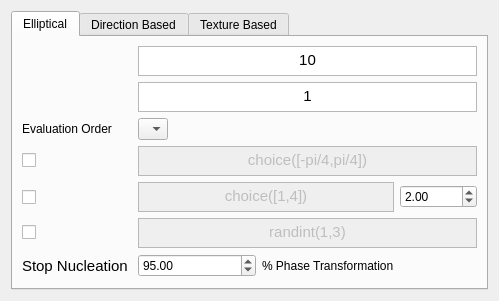
                      <widget class="QWidget" name="tab_15">
                       <attribute name="title">
                        <string>Generic Growth</string>
                       </attribute>
                       <layout class="QGridLayout" name="gridLayout_25">
                        <item row="0" column="1">
                         <widget class="QTabWidget" name="tabWidget_2D_Aniso_Conti_Generic_EllipDirText">
                          <property name="focusPolicy">
                           <enum>Qt::StrongFocus</enum>
                          </property>
                          <property name="currentIndex">
                           <number>0</number>
                          </property>
                          <widget class="QWidget" name="tab_18">
                           <attribute name="title">
                            <string>Elliptical</string>
                           </attribute>
                           <layout class="QGridLayout" name="gridLayout_17">
                            <item row="7" column="0">
                             <widget class="QLabel" name="label_12">
                              <property name="font">
                               <font>
                                <pointsize>11</pointsize>
                               </font>
                              </property>
                              <property name="text">
                               <string>Stop Nucleation </string>
                              </property>
                             </widget>
                            </item>
                            <item row="7" column="1">
                             <widget class="QDoubleSpinBox" name="doubleSpinBox_NustopAnisoEllip">
                              <property name="decimals">
                               <number>2</number>
                              </property>
                              <property name="minimum">
                               <double>0.000000000000000</double>
                              </property>
                              <property name="maximum">
                               <double>100.000000000000000</double>
                              </property>
                              <property name="singleStep">
                               <double>1.000000000000000</double>
                              </property>
                              <property name="value">
                               <double>95.000000000000000</double>
                              </property>
                             </widget>
                            </item>
                            <item row="6" column="1" colspan="3">
                             <widget class="QTextEdit" name="textEdit_adotrvector_2">
                              <property name="enabled">
                               <bool>false</bool>
                              </property>
                              <property name="minimumSize">
                               <size>
                                <width>0</width>
                                <height>30</height>
                               </size>
                              </property>
                              <property name="maximumSize">
                               <size>
                                <width>16777215</width>
                                <height>30</height>
                               </size>
                              </property>
                              <property name="html">
                               <string>&lt;!DOCTYPE HTML PUBLIC &quot;-//W3C//DTD HTML 4.0//EN&quot; &quot;http://www.w3.org/TR/REC-html40/strict.dtd&quot;&gt;
&lt;html&gt;&lt;head&gt;&lt;meta name=&quot;qrichtext&quot; content=&quot;1&quot; /&gt;&lt;style type=&quot;text/css&quot;&gt;
p, li { white-space: pre-wrap; }
&lt;/style&gt;&lt;/head&gt;&lt;body style=&quot; font-family:'Ubuntu'; font-size:11pt; font-weight:400; font-style:normal;&quot;&gt;
&lt;p align=&quot;center&quot; style=&quot; margin-top:0px; margin-bottom:0px; margin-left:0px; margin-right:0px; -qt-block-indent:0; text-indent:0px;&quot;&gt;randint(1,3)&lt;/p&gt;&lt;/body&gt;&lt;/html&gt;</string>
                              </property>
                             </widget>
                            </item>
                            <item row="4" column="0">
                             <widget class="QCheckBox" name="checkBox_thetarvector_2">
                              <property name="text">
                               <string/>
                              </property>
                              <property name="icon">
                               <iconset resource="resourceLIST.qrc">
                                <normaloff>:/thetarvector.png</normaloff>:/thetarvector.png</iconset>
                              </property>
                              <property name="iconSize">
                               <size>
                                <width>70</width>
                                <height>30</height>
                               </size>
                              </property>
                             </widget>
                            </item>
                            <item row="5" column="3">
                             <widget class="QDoubleSpinBox" name="doubleSpinBox_Rrvector_2">
                              <property name="minimum">
                               <double>0.010000000000000</double>
                              </property>
                              <property name="maximum">
                               <double>99999.000000000000000</double>
                              </property>
                              <property name="value">
                               <double>2.000000000000000</double>
                              </property>
                             </widget>
                            </item>
                            <item row="5" column="0">
                             <widget class="QCheckBox" name="checkBox_Rrvector_2">
                              <property name="enabled">
                               <bool>true</bool>
                              </property>
                              <property name="maximumSize">
                               <size>
                                <width>16777215</width>
                                <height>30</height>
                               </size>
                              </property>
                              <property name="palette">
                               <palette>
                                <active>
                                 <colorrole role="WindowText">
                                  <brush brushstyle="SolidPattern">
                                   <color alpha="255">
                                    <red>76</red>
                                    <green>76</green>
                                    <blue>76</blue>
                                   </color>
                                  </brush>
                                 </colorrole>
                                 <colorrole role="Text">
                                  <brush brushstyle="SolidPattern">
                                   <color alpha="255">
                                    <red>60</red>
                                    <green>60</green>
                                    <blue>60</blue>
                                   </color>
                                  </brush>
                                 </colorrole>
                                 <colorrole role="ButtonText">
                                  <brush brushstyle="SolidPattern">
                                   <color alpha="255">
                                    <red>76</red>
                                    <green>76</green>
                                    <blue>76</blue>
                                   </color>
                                  </brush>
                                 </colorrole>
                                 <colorrole role="Highlight">
                                  <brush brushstyle="SolidPattern">
                                   <color alpha="255">
                                    <red>240</red>
                                    <green>119</green>
                                    <blue>70</blue>
                                   </color>
                                  </brush>
                                 </colorrole>
                                 <colorrole role="HighlightedText">
                                  <brush brushstyle="SolidPattern">
                                   <color alpha="255">
                                    <red>254</red>
                                    <green>254</green>
                                    <blue>254</blue>
                                   </color>
                                  </brush>
                                 </colorrole>
                                </active>
                                <inactive>
                                 <colorrole role="WindowText">
                                  <brush brushstyle="SolidPattern">
                                   <color alpha="255">
                                    <red>76</red>
                                    <green>76</green>
                                    <blue>76</blue>
                                   </color>
                                  </brush>
                                 </colorrole>
                                 <colorrole role="Text">
                                  <brush brushstyle="SolidPattern">
                                   <color alpha="255">
                                    <red>60</red>
                                    <green>60</green>
                                    <blue>60</blue>
                                   </color>
                                  </brush>
                                 </colorrole>
                                 <colorrole role="ButtonText">
                                  <brush brushstyle="SolidPattern">
                                   <color alpha="255">
                                    <red>76</red>
                                    <green>76</green>
                                    <blue>76</blue>
                                   </color>
                                  </brush>
                                 </colorrole>
                                 <colorrole role="Highlight">
                                  <brush brushstyle="SolidPattern">
                                   <color alpha="255">
                                    <red>228</red>
                                    <green>226</green>
                                    <blue>224</blue>
                                   </color>
                                  </brush>
                                 </colorrole>
                                 <colorrole role="HighlightedText">
                                  <brush brushstyle="SolidPattern">
                                   <color alpha="255">
                                    <red>42</red>
                                    <green>42</green>
                                    <blue>42</blue>
                                   </color>
                                  </brush>
                                 </colorrole>
                                </inactive>
                                <disabled>
                                 <colorrole role="WindowText">
                                  <brush brushstyle="SolidPattern">
                                   <color alpha="255">
                                    <red>76</red>
                                    <green>76</green>
                                    <blue>76</blue>
                                   </color>
                                  </brush>
                                 </colorrole>
                                 <colorrole role="Text">
                                  <brush brushstyle="SolidPattern">
                                   <color alpha="255">
                                    <red>60</red>
                                    <green>60</green>
                                    <blue>60</blue>
                                   </color>
                                  </brush>
                                 </colorrole>
                                 <colorrole role="ButtonText">
                                  <brush brushstyle="SolidPattern">
                                   <color alpha="255">
                                    <red>76</red>
                                    <green>76</green>
                                    <blue>76</blue>
                                   </color>
                                  </brush>
                                 </colorrole>
                                 <colorrole role="Highlight">
                                  <brush brushstyle="SolidPattern">
                                   <color alpha="255">
                                    <red>228</red>
                                    <green>226</green>
                                    <blue>224</blue>
                                   </color>
                                  </brush>
                                 </colorrole>
                                 <colorrole role="HighlightedText">
                                  <brush brushstyle="SolidPattern">
                                   <color alpha="255">
                                    <red>254</red>
                                    <green>254</green>
                                    <blue>254</blue>
                                   </color>
                                  </brush>
                                 </colorrole>
                                </disabled>
                               </palette>
                              </property>
                              <property name="text">
                               <string/>
                              </property>
                              <property name="icon">
                               <iconset resource="resourceLIST.qrc">
                                <normaloff>:/Rrvector.png</normaloff>:/Rrvector.png</iconset>
                              </property>
                              <property name="iconSize">
                               <size>
                                <width>70</width>
                                <height>30</height>
                               </size>
                              </property>
                             </widget>
                            </item>
                            <item row="2" column="0">
                             <widget class="QPushButton" name="pushButton_12">
                              <property name="maximumSize">
                               <size>
                                <width>16777215</width>
                                <height>30</height>
                               </size>
                              </property>
                              <property name="text">
                               <string/>
                              </property>
                              <property name="icon">
                               <iconset resource="resourceLIST.qrc">
                                <normaloff>:/adott.png</normaloff>:/adott.png</iconset>
                              </property>
                              <property name="iconSize">
                               <size>
                                <width>70</width>
                                <height>30</height>
                               </size>
                              </property>
                              <property name="flat">
                               <bool>true</bool>
                              </property>
                             </widget>
                            </item>
                            <item row="1" column="1" colspan="3">
                             <widget class="QTextEdit" name="textEdit_Ndot_Aniso_Ellip">
                              <property name="enabled">
                               <bool>true</bool>
                              </property>
                              <property name="maximumSize">
                               <size>
                                <width>16777215</width>
                                <height>30</height>
                               </size>
                              </property>
                              <property name="html">
                               <string>&lt;!DOCTYPE HTML PUBLIC &quot;-//W3C//DTD HTML 4.0//EN&quot; &quot;http://www.w3.org/TR/REC-html40/strict.dtd&quot;&gt;
&lt;html&gt;&lt;head&gt;&lt;meta name=&quot;qrichtext&quot; content=&quot;1&quot; /&gt;&lt;style type=&quot;text/css&quot;&gt;
p, li { white-space: pre-wrap; }
&lt;/style&gt;&lt;/head&gt;&lt;body style=&quot; font-family:'Ubuntu'; font-size:11pt; font-weight:400; font-style:normal;&quot;&gt;
&lt;p align=&quot;center&quot; style=&quot; margin-top:0px; margin-bottom:0px; margin-left:0px; margin-right:0px; -qt-block-indent:0; text-indent:0px;&quot;&gt;10&lt;/p&gt;&lt;/body&gt;&lt;/html&gt;</string>
                              </property>
                             </widget>
                            </item>
                            <item row="6" column="0">
                             <widget class="QCheckBox" name="checkBox_adotrvector_2">
                              <property name="text">
                               <string/>
                              </property>
                              <property name="icon">
                               <iconset resource="resourceLIST.qrc">
                                <normaloff>:/adotr.png</normaloff>:/adotr.png</iconset>
                              </property>
                              <property name="iconSize">
                               <size>
                                <width>70</width>
                                <height>25</height>
                               </size>
                              </property>
                             </widget>
                            </item>
                            <item row="2" column="1" colspan="3">
                             <widget class="QTextEdit" name="textEdit_Aniso_Conti_adott">
                              <property name="enabled">
                               <bool>true</bool>
                              </property>
                              <property name="maximumSize">
                               <size>
                                <width>16777215</width>
                                <height>30</height>
                               </size>
                              </property>
                              <property name="html">
                               <string>&lt;!DOCTYPE HTML PUBLIC &quot;-//W3C//DTD HTML 4.0//EN&quot; &quot;http://www.w3.org/TR/REC-html40/strict.dtd&quot;&gt;
&lt;html&gt;&lt;head&gt;&lt;meta name=&quot;qrichtext&quot; content=&quot;1&quot; /&gt;&lt;style type=&quot;text/css&quot;&gt;
p, li { white-space: pre-wrap; }
&lt;/style&gt;&lt;/head&gt;&lt;body style=&quot; font-family:'Ubuntu'; font-size:11pt; font-weight:400; font-style:normal;&quot;&gt;
&lt;p align=&quot;center&quot; style=&quot; margin-top:0px; margin-bottom:0px; margin-left:0px; margin-right:0px; -qt-block-indent:0; text-indent:0px;&quot;&gt;1&lt;/p&gt;&lt;/body&gt;&lt;/html&gt;</string>
                              </property>
                             </widget>
                            </item>
                            <item row="5" column="1" colspan="2">
                             <widget class="QTextEdit" name="textEdit_Rrvector_2">
                              <property name="enabled">
                               <bool>false</bool>
                              </property>
                              <property name="maximumSize">
                               <size>
                                <width>16777215</width>
                                <height>30</height>
                               </size>
                              </property>
                              <property name="html">
                               <string>&lt;!DOCTYPE HTML PUBLIC &quot;-//W3C//DTD HTML 4.0//EN&quot; &quot;http://www.w3.org/TR/REC-html40/strict.dtd&quot;&gt;
&lt;html&gt;&lt;head&gt;&lt;meta name=&quot;qrichtext&quot; content=&quot;1&quot; /&gt;&lt;style type=&quot;text/css&quot;&gt;
p, li { white-space: pre-wrap; }
&lt;/style&gt;&lt;/head&gt;&lt;body style=&quot; font-family:'Ubuntu'; font-size:11pt; font-weight:400; font-style:normal;&quot;&gt;
&lt;p align=&quot;center&quot; style=&quot; margin-top:0px; margin-bottom:0px; margin-left:0px; margin-right:0px; -qt-block-indent:0; text-indent:0px;&quot;&gt;choice([1,4])&lt;/p&gt;&lt;/body&gt;&lt;/html&gt;</string>
                              </property>
                             </widget>
                            </item>
                            <item row="1" column="0">
                             <widget class="QPushButton" name="pushButton_11">
                              <property name="maximumSize">
                               <size>
                                <width>16777215</width>
                                <height>30</height>
                               </size>
                              </property>
                              <property name="text">
                               <string/>
                              </property>
                              <property name="icon">
                               <iconset resource="resourceLIST.qrc">
                                <normaloff>:/ndott.png</normaloff>:/ndott.png</iconset>
                              </property>
                              <property name="iconSize">
                               <size>
                                <width>70</width>
                                <height>30</height>
                               </size>
                              </property>
                              <property name="flat">
                               <bool>true</bool>
                              </property>
                             </widget>
                            </item>
                            <item row="4" column="1" colspan="3">
                             <widget class="QTextEdit" name="textEdit_thetarvector_2">
                              <property name="enabled">
                               <bool>false</bool>
                              </property>
                              <property name="maximumSize">
                               <size>
                                <width>16777215</width>
                                <height>30</height>
                               </size>
                              </property>
                              <property name="html">
                               <string>&lt;!DOCTYPE HTML PUBLIC &quot;-//W3C//DTD HTML 4.0//EN&quot; &quot;http://www.w3.org/TR/REC-html40/strict.dtd&quot;&gt;
&lt;html&gt;&lt;head&gt;&lt;meta name=&quot;qrichtext&quot; content=&quot;1&quot; /&gt;&lt;style type=&quot;text/css&quot;&gt;
p, li { white-space: pre-wrap; }
&lt;/style&gt;&lt;/head&gt;&lt;body style=&quot; font-family:'Ubuntu'; font-size:11pt; font-weight:400; font-style:normal;&quot;&gt;
&lt;p align=&quot;center&quot; style=&quot; margin-top:0px; margin-bottom:0px; margin-left:0px; margin-right:0px; -qt-block-indent:0; text-indent:0px;&quot;&gt;choice([-pi/4,pi/4])&lt;/p&gt;&lt;/body&gt;&lt;/html&gt;</string>
                              </property>
                             </widget>
                            </item>
                            <item row="7" column="2">
                             <widget class="QLabel" name="label_11">
                              <property name="text">
                               <string>% Phase Transformation</string>
                              </property>
                             </widget>
                            </item>
                            <item row="3" column="1" colspan="2" alignment="Qt::AlignLeft">
                             <widget class="QComboBox" name="comboBox_order2">
                              <property name="iconSize">
                               <size>
                                <width>90</width>
                                <height>20</height>
                               </size>
                              </property>
                              <item>
                               <property name="text">
                                <string/>
                               </property>
                               <property name="icon">
                                <iconset resource="resourceLIST.qrc">
                                 <normaloff>:/thetaRa.png</normaloff>:/thetaRa.png</iconset>
                               </property>
                              </item>
                              <item>
                               <property name="text">
                                <string/>
                               </property>
                               <property name="icon">
                                <iconset resource="resourceLIST.qrc">
                                 <normaloff>:/thetaar.png</normaloff>:/thetaar.png</iconset>
                               </property>
                              </item>
                              <item>
                               <property name="text">
                                <string/>
                               </property>
                               <property name="icon">
                                <iconset resource="resourceLIST.qrc">
                                 <normaloff>:/Rthetaa.png</normaloff>:/Rthetaa.png</iconset>
                               </property>
                              </item>
                              <item>
                               <property name="text">
                                <string/>
                               </property>
                               <property name="icon">
                                <iconset resource="resourceLIST.qrc">
                                 <normaloff>:/Ratheta.png</normaloff>:/Ratheta.png</iconset>
                               </property>
                              </item>
                              <item>
                               <property name="text">
                                <string/>
                               </property>
                               <property name="icon">
                                <iconset resource="resourceLIST.qrc">
                                 <normaloff>:/Athetar.png</normaloff>:/Athetar.png</iconset>
                               </property>
                              </item>
                              <item>
                               <property name="text">
                                <string/>
                               </property>
                               <property name="icon">
                                <iconset resource="resourceLIST.qrc">
                                 <normaloff>:/Artheta.png</normaloff>:/Artheta.png</iconset>
                               </property>
                              </item>
                             </widget>
                            </item>
                            <item row="3" column="0" alignment="Qt::AlignLeft">
                             <widget class="QLabel" name="label_14">
                              <property name="text">
                               <string>Evaluation Order</string>
                              </property>
                             </widget>
                            </item>
                           </layout>
                          </widget>
                          <widget class="QWidget" name="tab_19">
                           <attribute name="title">
                            <string>Direction Based</string>
                           </attribute>
                          </widget>
                          <widget class="QWidget" name="tab_20">
                           <attribute name="title">
                            <string>Texture Based</string>
                           </attribute>
                          </widget>
                         </widget>
                        </item>
                       </layout>
                      </widget>
